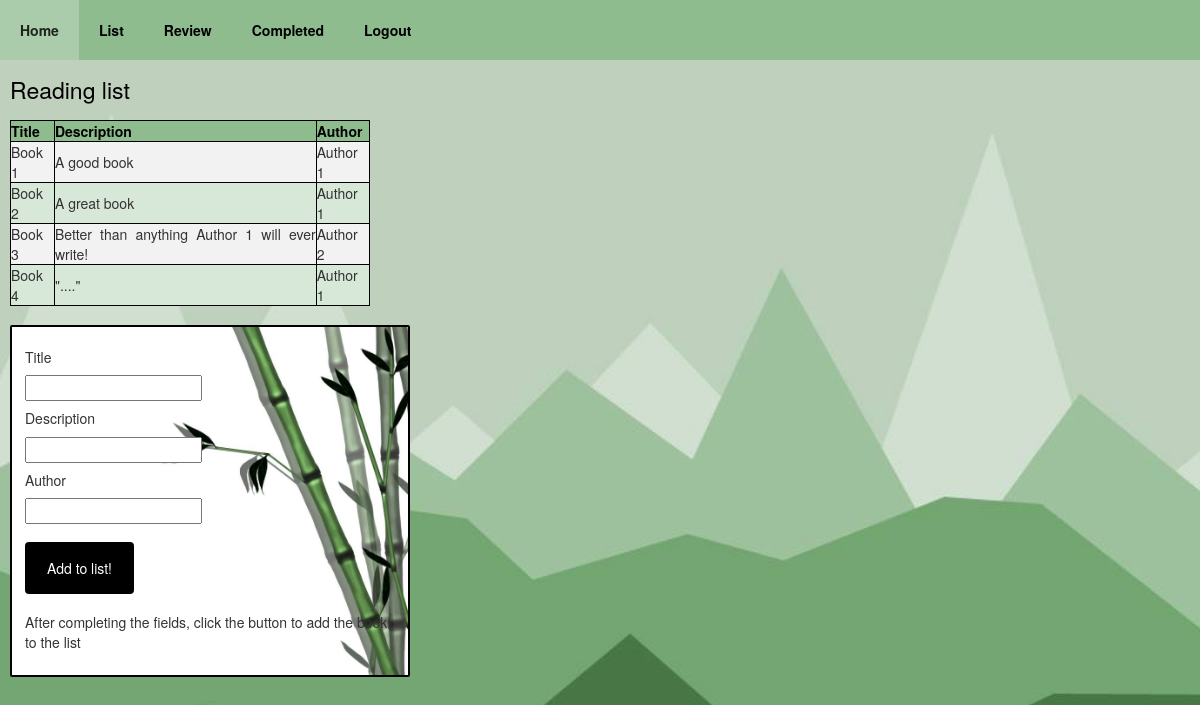
Page /list (signed in) on the committed database.
### app/models.py (models this page shows)
class Collection(db.Model):
    id = db.Column(db.Integer, primary_key= True)
    title = db.Column(db.String(500), unique=True, index=True, nullable=False)
    description = db.Column(db.String(500))
    author = db.Column(db.String(500))
    read = db.Column(db.Boolean(False))
    review = db.Column(db.String(500))
    user_id = db.Column(db.Integer, db.ForeignKey('user.id'))

### app/views.py (the view, shortened to what this page needs)
@app.route('/list', methods=['GET', 'POST'])
def viewHome():
    if g.user:
        form = addForm()
        user = models.User.query.filter_by(username = session['user']).first()
        readingList = []
        title = form.text1.data
        for r in user.books.all():
            readingList.append(r)
        return render_template('main.html',title='List', books=user.books, form=form)
    else:
        flash("You are not signed in.")
        return redirect(url_for('login'))

### app/forms.py
class addForm(FlaskForm):
    text1 = StringField('text1', [validators.DataRequired()])
    text2 = StringField('text2', [validators.DataRequired()])
    text3 = StringField('text3', [validators.DataRequired()])

### app/views.py (called while the page is built)
@app.before_request #Acts as a wrapper to make a page password protected
def before_request():
    g.user = None
    if 'user' in session:
        g.user = session['user'] #Global variable tracks session

### app/templates/main.html (shortened to what this page needs)
<!DOCTYPE html>
<html lang="en">
   <head>
      <link rel="stylesheet" href="{{ url_for('static', filename='styles.css') }}">
      <link rel="stylesheet" href="https://maxcdn.bootstrapcdn.com/bootstrap/3.3.7/css/bootstrap.min.css">
   </head>
   <body>
     {% extends "base.html" %}
     {% block content %}
     <div id="table_head_home">
        <h2>Reading list</h2>
      </div>
     <table id = "table 1", style="width:30%">
       <tr>
         <th>Title</th>
         <th>Description</th>
         <th>Author</th>
       </tr>
       {% for book in books %}
       <tr>
         <td>{{book.title}}</td>
         <td>{{book.description}}</td>
         <td>{{book.author}}</td>
       </tr>
       {% endfor %}
    </table>
    <div id="form">
        <form action="" method="post" name="Todo">
          <p>
            <h5>Title</h5>
          {{ form.text1 }}
          <br>
          </p>
          <p>
            <h5>Description</h5>
          {{ form.text2 }}
          <br>
          </p>
          <p>
            <h5>Author</h5>
          {{ form.text3 }}
          <br>
          </p>
          <p><input type="submit" value="Add to list!"></p>
          <p>After completing the fields, click the button to add the book to the list</p>
        </form>
    {% endblock %}

### app/templates/base.html (shortened to what this page needs)
<!DOCTYPE html>
<html lang="en">
  <head>
    <link rel="stylesheet" href="{{ url_for('static', filename='styles.css') }}">
    <link rel="stylesheet" href="https://maxcdn.bootstrapcdn.com/bootstrap/3.3.7/css/bootstrap.min.css">
  </head>
  <body>
      <ul id="menu">
        {% if session.user %}
        <li><a href="/">Home</a></li>
        <li><a href="list">List</a></li>
        <li><a href="review">Review</a></li>
        <li><a href="completed">Completed</a></li>
        <li><a href ="/logout"> Logout</a></li>
         {% else %}
         <li><a href="/login"> Login</a></li>
         <li><a href="/registration"> Register</a></li>
         {% endif %}
      </ul>
      {% block content %}{% endblock %}
  </body>
  </html>

### app/static/styles.css (style rules this page uses)
body { background-image:url("background.jpg"); background-repeat: no-repeat; background-attachment: fixed; background-size:cover; font-family: "Arial", Arial, sans-serif; }
#menu { list-style-type: none; margin: 0; padding: 0; overflow: hidden; background-color: #8FBC8F; }
ul#menu li { display:inline; color: #FFF; text-align: center; white-space: nowrap; list-style-type: none; }
ul#menu li a { color: black; white-space: nowrap; }
#menu li { float: left; }
#menu li a { display: block; color: white; text-align: center; text-decoration: none; }
#menu a { text-decoration: none; font-weight: bold; color: #FFF; background: #8FBC8F; padding: 20px; }
#menu a:link { color: black; }
#form { border-style: solid; border: 2px; border-radius: 1px; border-color: black; padding: 5px; margin-right: 10px; margin-left: 10px; margin-top: 19px; }
#table_head_home h2 { margin-bottom: 20px; margin-left: 10px; color: black; font-size: 23px; font-weight: 150px; line-height: 20px; }
th { padding: 10px; text-align: left; margin-left: 15px; }
td { padding: 5px; text-align: justify; margin-left: 15px; }
h2 { color: black; }
#form { border-style: solid; border-radius: 2px; padding: 13px; background-image: url("bamboo3.jpg"); background-size: cover; width: 400px; }
table { margin-left: 10px; border-collapse: collapse; }
tr:nth-child(even) { background-color: #f2f2f2 }
tr:nth-child(odd) { background-color: #D8E8D8 }
th { background-color: #8FBC8F; color: black; }
#table2 table, th, td { border: 1px solid black; }
input[type=submit] { background-color: black; color: white; padding: 14px 20px; margin: 8px 0; border: none; border-radius: 4px; cursor: pointer; border: 2px; border-style: solid; border-color: black; text-shadow: -1px 0 black, 0 1px black, 1px 0 black, 0 -1px black; }

### rows in the picture
Collection: title "Book 1", description "A good book", author "Author 1"
Collection: title "Book 2", description "A great book", author "Author 1"
Collection: title "Book 3", description "Better than anything Author 1 will ever write!", author "Author 2"
Collection: title "Book 4", description "\"....\"", author "Author 1"
